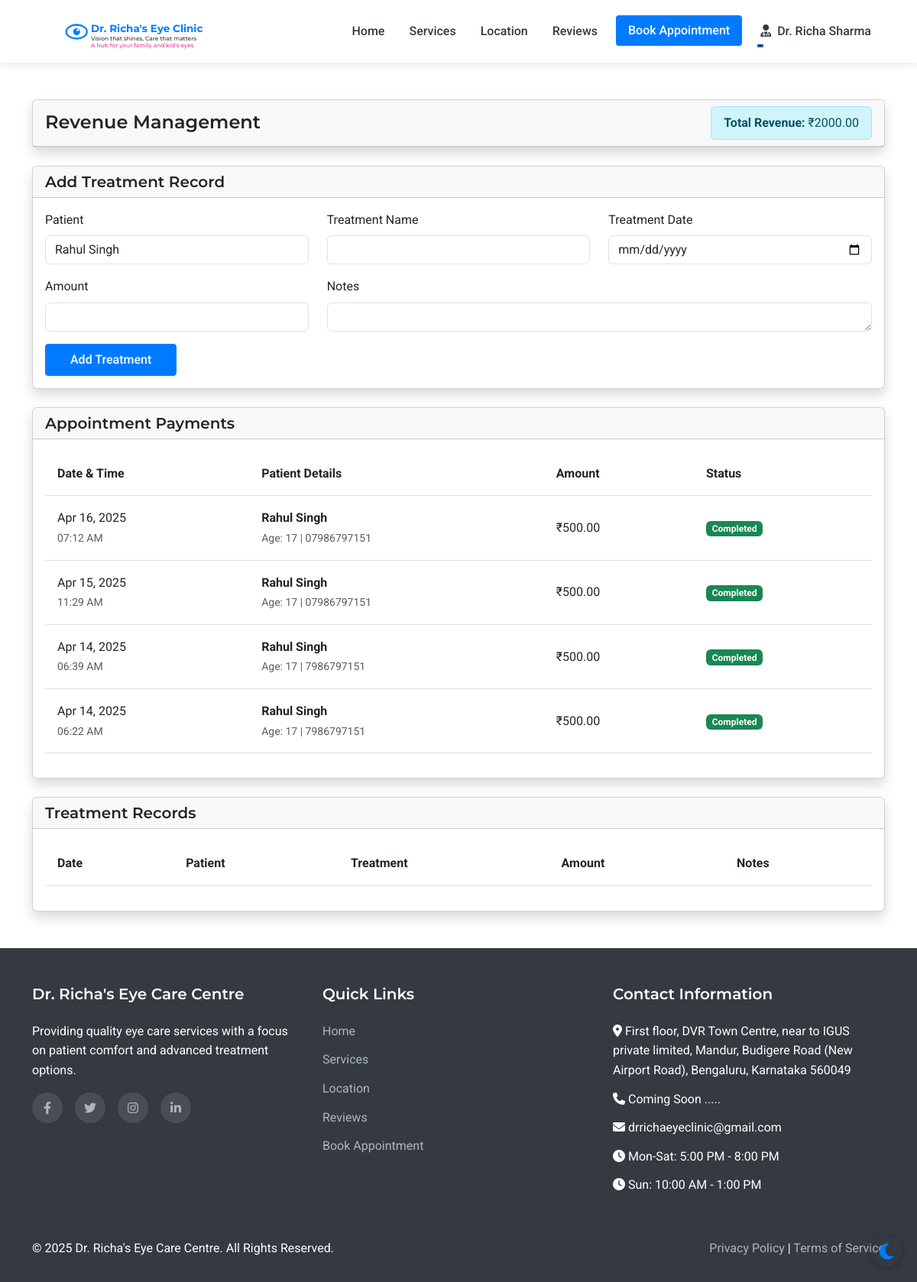
The app's page /admin/revenue (signed in) with its own data.
### models.py (models this page shows, shortened)
class Staff(UserMixin, db.Model):
    __abstract__ = True
    id = db.Column(db.Integer, primary_key=True)
    username = db.Column(db.String(64), unique=True, nullable=False)
    email = db.Column(db.String(120), unique=True, nullable=False)
    password_hash = db.Column(db.String(256), nullable=False)
    full_name = db.Column(db.String(100), nullable=False)
    mobile_number = db.Column(db.String(15), nullable=False)

class Doctor(Staff):
    __tablename__ = 'doctor'
    qualifications = db.Column(db.String(200), nullable=True)
    specialization = db.Column(db.String(200), nullable=True)

class Payment(db.Model):
    id = db.Column(db.Integer, primary_key=True)
    appointment_id = db.Column(db.Integer, db.ForeignKey('appointment.id'), nullable=False)
    appointment = db.relationship('Appointment', backref='payment', uselist=False)
    amount = db.Column(db.Float, nullable=False)
    payment_method = db.Column(db.String(50), nullable=False)  # upi, bank_transfer, credit_card, debit_card, cash
    transaction_id = db.Column(db.String(100), nullable=True)
    razorpay_order_id = db.Column(db.String(100), nullable=True)
    razorpay_payment_id = db.Column(db.String(100), nullable=True)
    razorpay_signature = db.Column(db.String(200), nullable=True)
    upi_id = db.Column(db.String(100), nullable=True)
    status = db.Column(db.String(20), default='pending')  # pending, completed, failed
    created_at = db.Column(db.DateTime, default=datetime.utcnow)

class Patient(UserMixin, db.Model):
    id = db.Column(db.Integer, primary_key=True)
    full_name = db.Column(db.String(100), nullable=False)
    mobile_number = db.Column(db.String(15), nullable=False)
    email = db.Column(db.String(100), nullable=True)
    age = db.Column(db.Integer, nullable=False)
    password_hash = db.Column(db.String(256), nullable=True)
    is_registered = db.Column(db.Boolean, default=False)
    created_at = db.Column(db.DateTime, nullable=False, default=datetime.utcnow)
    appointments = db.relationship('Appointment', backref='patient', lazy=True)
    doctor_prescriptions = db.relationship('DoctorPrescription', backref='patient', lazy=True)
    optometrist_prescriptions = db.relationship('OptometristPrescription', backref='patient', lazy=True)

### routes.py (the view, shortened to what this page needs)
@app.route('/admin/revenue', methods=['GET', 'POST'])
@login_required
def admin_revenue():
    if not isinstance(current_user, Doctor):
        flash('Access denied. Doctor privileges required.', 'danger')
        return redirect(url_for('index'))
    payments = (
        db.session.query(Payment, Patient)
        .join(Appointment, Payment.appointment_id == Appointment.id)
        .join(Patient, Appointment.patient_id == Patient.id)
        .order_by(Payment.created_at.desc())
        .all()
    )
    treatments = Treatment.query.order_by(Treatment.treatment_date.desc()).all()
    appointment_revenue = sum(payment.amount for payment, _ in payments if payment.status == 'completed')
    treatment_revenue = sum(treatment.amount for treatment in treatments)
    total_revenue = appointment_revenue + treatment_revenue
    patients = Patient.query.order_by(Patient.full_name).all()
    return render_template('admin/revenue.html', payments=payments, treatments=treatments, patients=patients, total_revenue=total_revenue)

### templates/admin/revenue.html (shortened to what this page needs)
{% extends 'layout.html' %}
{% block content %}
<div class="container py-5">
    <div class="row">
        <div class="col-12 mb-4">
            <div class="card shadow">
                <div class="card-header d-flex justify-content-between align-items-center">
                    <h4 class="mb-0">Revenue Management</h4>
                    <div class="alert alert-info mb-0 py-2">
                        <strong>Total Revenue:</strong> ₹{{ "%.2f"|format(total_revenue) }}
                    </div>
                </div>
            </div>
        </div>
        <div class="col-12 mb-4">
            <div class="card shadow">
                <div class="card-header">
                    <h5 class="mb-0">Add Treatment Record</h5>
                </div>
                <div class="card-body">
                    <form method="POST">
                        <div class="row">
                            <div class="col-md-4">
                                <div class="mb-3">
                                    <label class="form-label">Patient</label>
                                    <select name="patient_id" class="form-control" required>
                                        {% for patient in patients %}
                                        <option value="{{ patient.id }}">{{ patient.full_name }}</option>
                                        {% endfor %}
                                    </select>
                                </div>
                            </div>
                            <div class="col-md-4">
                                <div class="mb-3">
                                    <label class="form-label">Treatment Name</label>
                                    <input type="text" name="treatment_name" class="form-control" required>
                                </div>
                            </div>
                            <div class="col-md-4">
                                <div class="mb-3">
                                    <label class="form-label">Treatment Date</label>
                                    <input type="date" name="treatment_date" class="form-control" required>
                                </div>
                            </div>
                            <div class="col-md-4">
                                <div class="mb-3">
                                    <label class="form-label">Amount</label>
                                    <input type="number" name="amount" class="form-control" step="0.01" required>
                                </div>
                            </div>
                            <div class="col-md-8">
                                <div class="mb-3">
                                    <label class="form-label">Notes</label>
                                    <textarea name="notes" class="form-control" rows="1"></textarea>
                                </div>
                            </div>
                        </div>
                        <button type="submit" class="btn btn-primary">Add Treatment</button>
                    </form>
                </div>
            </div>
        </div>
        <div class="col-12 mb-4">
            <div class="card shadow">
                <div class="card-header">
                    <h5 class="mb-0">Appointment Payments</h5>
                </div>
                <div class="card-body">
                    <div class="table-responsive">
                        <table class="table table-hover">
                            <thead>
                                <tr>
                                    <th>Date & Time</th>
                                    <th>Patient Details</th>
                                    <th>Amount</th>
                                    <th>Status</th>
                                </tr>
                            </thead>
                            <tbody>
                                {% for payment, patient in payments %}
                                <tr>
                                    <td>
                                        {{ payment.created_at.strftime('%b %d, %Y') }}<br>
                                        <small class="text-muted">{{ payment.created_at.strftime('%I:%M %p') }}</small>
                                    </td>
                                    <td>
                                        <strong>{{ patient.full_name }}</strong><br>
                                        <small class="text-muted">Age: {{ patient.age }} | {{ patient.mobile_number }}</small>
                                    </td>
                                    <td>₹{{ "%.2f"|format(payment.amount) }}</td>
                                    <td>
                                        <span class="badge bg-success">{{ payment.status|title }}</span>
                                    </td>
                                </tr>
                                {% endfor %}
                            </tbody>
                        </table>
                    </div>
                </div>
            </div>
        </div>
        <div class="col-12">
            <div class="card shadow">
                <div class="card-header">
                    <h5 class="mb-0">Treatment Records</h5>
                </div>
                <div class="card-body">
                    <div class="table-responsive">
                        <table class="table table-hover">
                            <thead>
                                <tr>
                                    <th>Date</th>
                                    <th>Patient</th>
                                    <th>Treatment</th>
                                    <th>Amount</th>
                                    <th>Notes</th>
                                </tr>
                            </thead>
                        </table>
                    </div>
                </div>
            </div>
        </div>
    </div>
</div>
{% endblock %}

### templates/layout.html (shortened to what this page needs)
<!DOCTYPE html>
<html lang="en">
<head>
    <link href="https://cdn.jsdelivr.net/npm/bootstrap@5.3.0-alpha1/dist/css/bootstrap.min.css" rel="stylesheet">
    <link rel="stylesheet" href="https://cdn.jsdelivr.net/npm/flatpickr/dist/flatpickr.min.css">
    <link rel="stylesheet" href="https://cdnjs.cloudflare.com/ajax/libs/font-awesome/6.1.1/css/all.min.css">
    <link rel="stylesheet" href="{{ url_for('static', filename='css/style.css') }}">
</head>
<body>
    <nav class="navbar navbar-expand-lg sticky-top">
        <div class="container">
            <a class="navbar-brand" href="{{ url_for('index') }}" id="clinic-logo">
                <div id="interactive-logo-container" style="height: 60px;"></div>
            </a>
            <div class="collapse navbar-collapse" id="navbarNav">
                <ul class="navbar-nav ms-auto">
                    <li class="nav-item">
                        <a class="nav-link {% if request.path == url_for('index') %}active{% endif %}" href="{{ url_for('index') }}">Home</a>
                    </li>
                    <li class="nav-item">
                        <a class="nav-link {% if request.path == url_for('services') %}active{% endif %}" href="{{ url_for('services') }}">Services</a>
                    </li>
                    <li class="nav-item">
                        <a class="nav-link {% if request.path == url_for('location') %}active{% endif %}" href="{{ url_for('location') }}">Location</a>
                    </li>
                    <li class="nav-item">
                        <a class="nav-link {% if request.path == url_for('reviews') %}active{% endif %}" href="{{ url_for('reviews') }}">Reviews</a>
                    </li>
                    <li class="nav-item">
                        <a class="nav-link btn btn-primary text-white px-3 ms-lg-2" href="{{ url_for('appointment') }}">Book Appointment</a>
                    </li>
                    {% if current_user.is_authenticated %}
                        {% if current_user.__class__.__name__ == 'Patient' %}
                            <li class="nav-item dropdown">
                                <a class="nav-link dropdown-toggle" href="#" id="navbarDropdown" role="button" data-bs-toggle="dropdown" aria-expanded="false">
                                    <i class="fas fa-user me-1"></i> {{ current_user.full_name }}
                                </a>
                                <ul class="dropdown-menu dropdown-menu-end" aria-labelledby="navbarDropdown">
                                    <li><a class="dropdown-item" href="{{ url_for('patient_dashboard') }}">Dashboard</a></li>
                                    <li><a class="dropdown-item" href="{{ url_for('patient_appointments') }}">My Appointments</a></li>
                                    <li><a class="dropdown-item" href="{{ url_for('patient_medical_records') }}">Medical Records</a></li>
                                    <li><hr class="dropdown-divider"></li>
                                    <li><a class="dropdown-item" href="{{ url_for('patient_logout') }}">Logout</a></li>
                                </ul>
                            </li>
                        {% else %}
                            <li class="nav-item dropdown">
                                <a class="nav-link dropdown-toggle" href="#" id="navbarDropdown" role="button" data-bs-toggle="dropdown" aria-expanded="false">
                                    <i class="fas fa-user-md me-1"></i> {{ current_user.full_name }}
                                </a>
                            </li>
                        {% endif %}
                    {% endif %}
                </ul>
            </div>
        </div>
    </nav>
    <main>
        {% block content %}{% endblock %}
    </main>
    <footer>
        <div class="container">
            <div class="row">
                <div class="col-md-4 mb-4 mb-md-0">
                    <h5>Dr. Richa's Eye Care Centre</h5>
                    <p class="mb-3">Providing quality eye care services with a focus on patient comfort and advanced treatment options.</p>
                    <div class="social-icons">
                        <a href="#" aria-label="Facebook"><i class="fab fa-facebook-f"></i></a>
                        <a href="#" aria-label="Twitter"><i class="fab fa-twitter"></i></a>
                        <a href="#" aria-label="Instagram"><i class="fab fa-instagram"></i></a>
                        <a href="#" aria-label="LinkedIn"><i class="fab fa-linkedin-in"></i></a>
                    </div>
                </div>
                <div class="col-md-4 mb-4 mb-md-0">
                    <h5>Quick Links</h5>
                    <ul>
                        <li><a href="{{ url_for('index') }}">Home</a></li>
                        <li><a href="{{ url_for('services') }}">Services</a></li>
                        <li><a href="{{ url_for('location') }}">Location</a></li>
                        <li><a href="{{ url_for('reviews') }}">Reviews</a></li>
                        <li><a href="{{ url_for('appointment') }}">Book Appointment</a></li>
                    </ul>
                </div>
                <div class="col-md-4">
                    <h5>Contact Information</h5>
                    <ul>
                        <li><i class="fas fa-map-marker-alt"></i> First floor, DVR Town Centre, near to     IGUS private limited, Mandur, Budigere Road (New Airport Road), Bengaluru, Karnataka 560049</li>
                        <li><i class="fas fa-phone"></i> Coming Soon .....</li>
                        <li><i class="fas fa-envelope"></i> drrichaeyeclinic@gmail.com</li>
                        <li><i class="fas fa-clock"></i> Mon-Sat: 5:00 PM - 8:00 PM</li>
                        <li><i class="fas fa-clock"></i> Sun: 10:00 AM - 1:00 PM</li>
                    </ul>
                </div>
            </div>
            <hr class="mt-4 mb-3" style="border-color: rgba(255,255,255,0.1);">
            <div class="row">
                <div class="col-md-6">
                    <p class="mb-md-0">&copy; {{ now.year }} Dr. Richa's Eye Care Centre. All Rights Reserved.</p>
                </div>
                <div class="col-md-6 text-md-end">
                    <p class="mb-0">
                        <a href="#">Privacy Policy</a> |
                        <a href="#">Terms of Service</a>
                    </p>
                </div>
            </div>
        </div>
    </footer>
</body>
</html>

### records on screen
Doctor: full_name "Dr. Richa Sharma"
Payment: created_at "Apr 16, 2025", created_at "07:12 AM", full_name "Rahul Singh", age "17", mobile_number "07986797151", amount "500.00", status "Completed"
Payment: created_at "Apr 15, 2025", created_at "11:29 AM", full_name "Rahul Singh", age "17", mobile_number "07986797151", amount "500.00", status "Completed"
Payment: created_at "Apr 14, 2025", created_at "06:39 AM", full_name "Rahul Singh", age "17", mobile_number "7986797151", amount "500.00", status "Completed"
Payment: created_at "Apr 14, 2025", created_at "06:22 AM", full_name "Rahul Singh", age "17", mobile_number "7986797151", amount "500.00", status "Completed"

### other values on screen
{{ "%.2f"|format(total_revenue) }} "2000.00"
form field patient_id "Rahul Singh"
